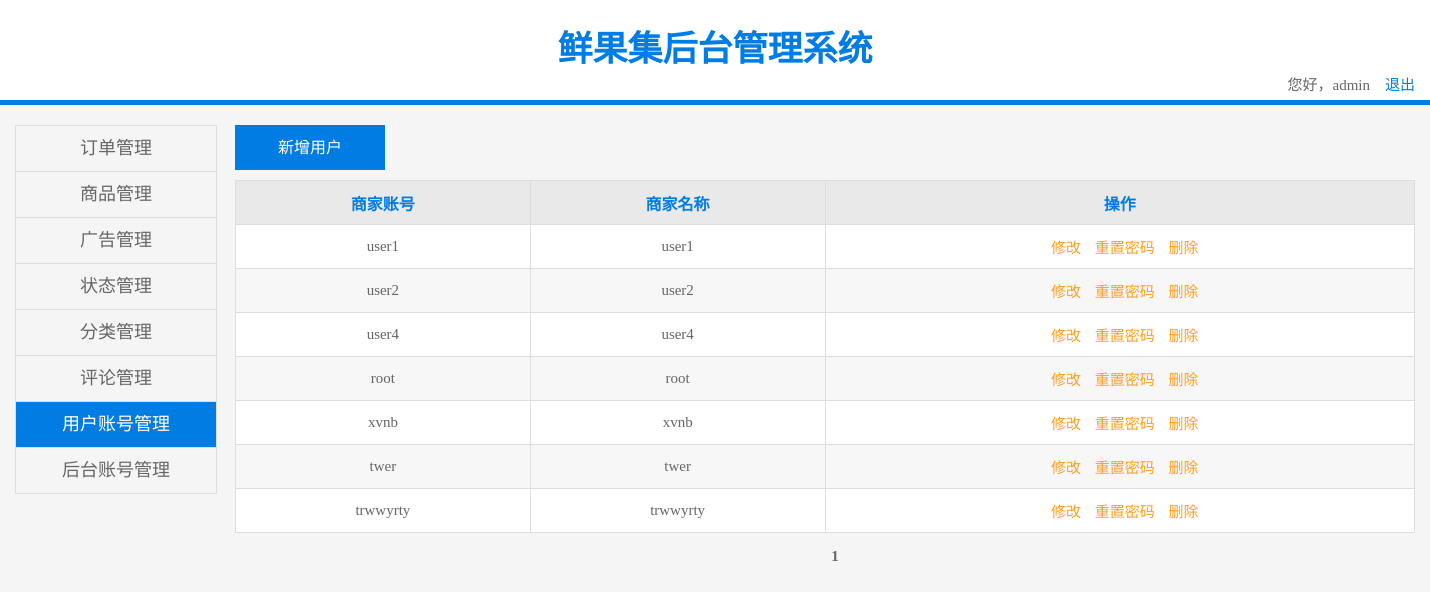
The page /admin/business.php (signed in) on the database its author committed.
### tables this page shows
CREATE TABLE `users` (
  `id` int(10) unsigned NOT NULL AUTO_INCREMENT,
  `username` varchar(50) NOT NULL,
  `password` varchar(50) NOT NULL,
  `img` varchar(100) NOT NULL,
  PRIMARY KEY (`id`),
  UNIQUE KEY `username` (`username`)
);

### admin/business.php (the view, shortened to what this page needs)
<?php
    include '../public/common/page.php';
    $sql = "select * from users";
    $page = new Page('',$sql,$current_page,12,"?page=");
    $pagerows = $page->list;
?>
<!DOCTYPE html>
<html lang="en">
<head>
    <link href="css/public.css" type="text/css" rel="stylesheet"/>
    <link href="css/business.css" type="text/css" rel="stylesheet"/>
</head>
<body>
    <div class="header">
        <div class="header_size">
            <p class="header_title">鲜果集后台管理系统 </p>
            <span class="header_exit">您好，<?php echo $_SESSION['admin_username']; ?>&nbsp;&nbsp;&nbsp; <a href="./api/logout.php" onclick="return confirm('确认退出系统吗？');">退出</a></span>
        </div>
    </div>
    <div class="content">
        <div class="con_con">
            <ul class="nav">
                <li><a href="indent_m.php">订单管理</a></li>
                <li><a href="product.php">商品管理</a></li>
                <li><a href="adv.php">广告管理</a></li>
                <li><a href="status.php">状态管理</a></li>
                <li><a href="class.php">分类管理</a></li>
                <li><a href="comment.php">评论管理</a></li>
                <li><a href="business.php" class="active">用户账号管理</a></li>
                <li><a href="admin.php">后台账号管理</a></li>
            </ul>
            <div class="right">
                <p class="add"><input type="text" value="新增用户"  onfocus="this.blur()" class="add_newAccount"></p>
                <table class="details">
                    <tr>
                        <th class="name">商家账号</th>
                        <th class="class">商家名称</th>
                        <th class="opret">操作</th>
                    </tr>
                        <?php
                            foreach($pagerows as $row){
                        ?>
                    <tr>
                        <td class="name"><p><?php echo $row['username']; ?></p></td>
                        <td class="class"><p><?php echo $row['username']; ?></p></td>
                        <td class="opret">
                            <p>
                                <a href="./page/user/update.php?id=<?php echo $row['id']; ?>&username=<?php echo $row['username']; ?>&password=<?php echo $row['password']; ?>">修改</a>
                                <a href="./page/user/reset.php?id=<?php echo $row['id']; ?>&username=<?php echo $row['username']; ?>">重置密码</button>
                                <a href="./page/user/delete.php?id=<?php echo $row['id']; ?>&username=<?php echo $row['username']; ?>">删除</a>
                            </p>
                        </td>
                    </tr>
                    <?php } ?>
                </table>
                <p class="page"><?php echo $page->getPageList(); ?></p>
            </div>
        </div>
    </div>
</body>
</html>

### admin/css/public.css (style rules this page uses)
* { margin: 0; padding: 0; }
body, html { margin: 0; background-color: #f5f5f5; height: 100%; font-family: 微软雅黑; color: rgb(102, 102, 102); font-size: 15px; }
.header { width: 100%; height: 100px; line-height: 100px; background-color: #fff; margin: 0; color: #007ce3; border-bottom: 5px solid #007ce3; text-align: center; }
.header_size { width: 1400px; margin: 0 auto; display: inline-block; }
.header_size a { line-height: 10px; color: #007ce3; text-decoration: none; }
.header_exit { float: right; height: 20px; line-height: 20px; color: rgb(102, 102, 102); margin-top: -25px; }
.header .header_title { width: 688px; line-height: 100px; color: #007ce3; text-align: center; font-size: 35px; font-weight: bold; margin: 0 auto; }
.content { width: 100%; margin: 0 auto; display: inline-block; text-align: center; margin-top: 20px; margin-bottom: 50px; }
.content .con_con { width: 1400px; height: 500px; margin: 0 auto; }
.content .con_con .nav { float: left; width: 200px; border: 1px solid #deddde; font-family: 微软雅黑; border-bottom: 0; }
.content .con_con .nav li { list-style: none; width: 100%; height: 45px; text-align: center; line-height: 45px; border-bottom: 1px solid #deddde; }
.content .con_con .nav li a { display: inline-block; width: 100%; height: 100%; color: rgb(102, 102, 102); text-decoration: none; font-size: 18px; }
.content .con_con .nav li .active { color: #fff; background-color: #007ce3; }
.content .con_con .right { width: 1180px; float: right; height: 500px; margin-bottom: 50px; }
.content .con_con .right .details { border-collapse: collapse; border: 1px solid #deddde; margin-top: 20px; background-color: #fff; width: 100%; }
.content .con_con .right .add { text-align: left; margin-top: 0; }
.content .con_con .right .add input { width: 150px; height: 45px; line-height: 45px; color: #fff; background-color: #007ce3; border: 0; text-align: center; font-size: 16px; cursor: pointer; }
.content .con_con .right .details { border-collapse: collapse; border: 1px solid #deddde; margin-top: 10px; font-family: 微软雅黑; }
.content .con_con .right .details th { color: #007ce3; background-color: rgb(233, 233, 233); font-size: 16px; font-family: 微软雅黑; }
.content .con_con .right .details td, th { border: 1px solid #deddde; height: 43px; overflow: hidden; text-align: center; font-family: 微软雅黑; }
.content .con_con .right .details a { color: rgb(254, 159, 33); text-decoration: none; font-size: 15px; width: 40px; margin-left: 10px; font-family: 微软雅黑; }
.content .con_con .right .page { display: inline-block; width: 100%; margin-top: 5px; }
.add_newAccount { font-family: 微软雅黑; }
.page { width:100%; padding: 10px; }

### admin/css/business.css (style rules this page uses)
.content .con_con .right .details .name { width: 20%; }
.content .con_con .right .details .class { width: 20%; }
.content .con_con .right .details .opret { width: 40%; }

### rows shown on the page
users: username "user1"
users: username "user2"
users: username "user4"
users: username "root"
users: username "xvnb"
users: username "twer"
users: username "trwwyrty"

### other values the page prints
$_SESSION['admin_username'] "admin"
